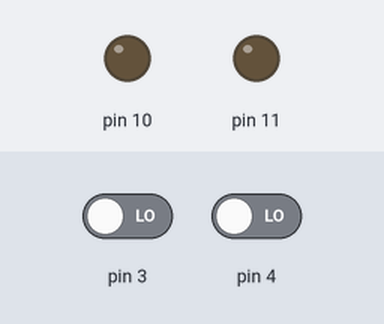
A sketch run on a simulated Arduino Uno, built with avr-gcc and run on an emulated ATmega328P. Parts: output pins drawn as LEDs (lit = HIGH). The inputs (shaded band) are chosen by the test bench; at power-on: pin 3 LOW, pin 4 LOW.

Above: at 1.2 s.
1.3 s: pin 3 driven HIGH
At 1.6 s:
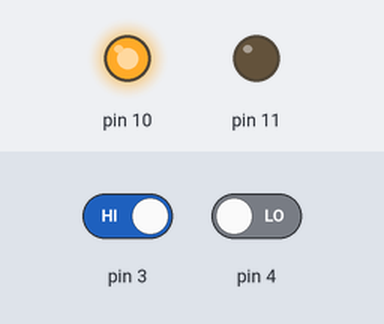
2.8 s: pin 4 driven HIGH
At 4.0 s:
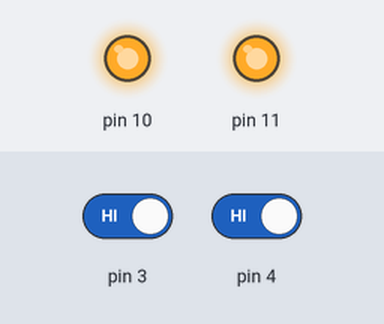
4.3 s: pin 3 driven LOW
At 5.3 s:
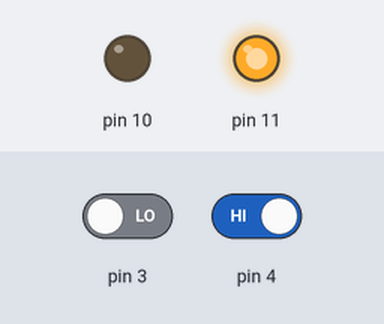
5.8 s: pin 4 driven LOW
At 6.3 s:
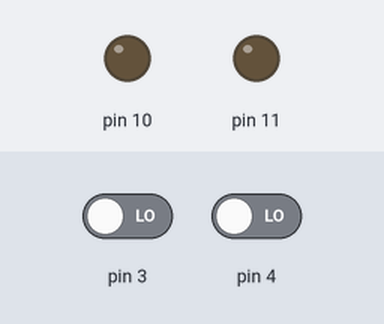
Timing chart, 0 to 8.3 s (numbered marks = the images above; inputs shaded):
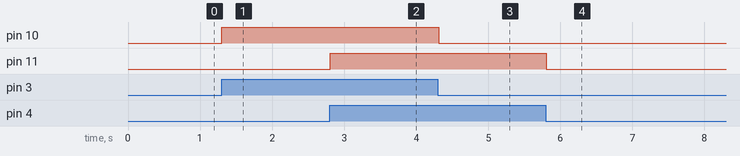

Measured:
- after the input at 1.3 s, pin 10: LOW → HIGH at once
- after the input at 2.8 s, pin 11: LOW → HIGH at once
- after the input at 4.3 s, pin 10: HIGH → LOW at once
- after the input at 5.8 s, pin 11: HIGH → LOW at once

The sketch:

epic_snaget_migelo1__2_.ino
```cpp
// C++ code
//
int tempo = 0;

int intensidade = 0;

int i = 0;

void setup()
{
  pinMode(4, INPUT);
  pinMode(11, OUTPUT);
  pinMode(3, INPUT);
  pinMode(10, OUTPUT);
}

void loop()
{
  if (digitalRead(4) == HIGH) {
    digitalWrite(11, HIGH);
  } else {
    digitalWrite(11, LOW);
  }
  if (digitalRead(3) == HIGH) {
    digitalWrite(10, HIGH);
  } else {
    digitalWrite(10, LOW);
  }
  delay(10); // Delay a little bit to improve simulation performance
}
```
